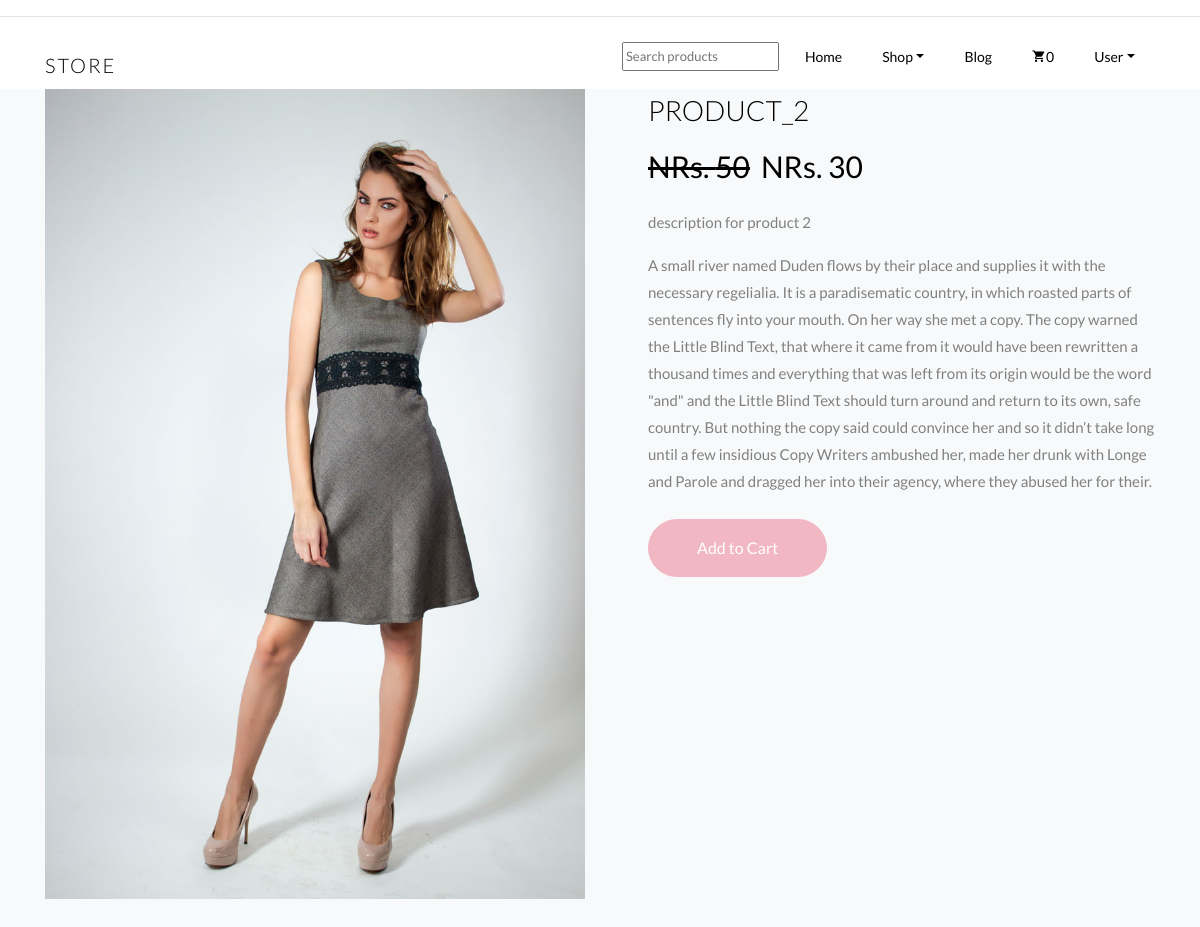
Page /2/ on the committed database.
### products/models.py (models this page shows, shortened)
class Product(models.Model):
    name = models.CharField(max_length=50)
    picture = models.ImageField(upload_to= 'items/images', blank = True, null = True)
    price = models.IntegerField()
    discounted_price = models.IntegerField(blank=True, null=True)
    description = models.CharField(max_length=250)
    additional_information = models.TextField(max_length=3000)
    category = models.CharField(choices = CATEGORY_CHOICES, max_length = 5)
    featured = models.CharField(choices = FEATURE_CHOICES, max_length = 10, blank=True, null=True)
    label = models.CharField(choices = LABEL_CHOICES, max_length = 15, blank=True, null=True)
    color_label = models.CharField(choices = COLOR_LABEL, max_length = 9, blank=True, null=True)
    slug = models.SlugField()
    def get_add_cart_url(self, *args, **kwagrs):
        return reverse('add_to_cart', kwargs={'id':self.id})

### products/views.py (the view)
# urls.py: path('<int:id>/', views.ProductDetailView.as_view(), name = 'product_detail'),
class ProductDetailView(View):
    def get(self, request, id=None, *args, **kwargs):
        form = Query()
        if id is not None:
            id_= self.kwargs.get('id')
            object = get_object_or_404(Product, id=id_)
            context={
                'obj':object,
                'query_form':form
            }
        return render(request, 'product-detail.html', context)

### products/forms.py
class Query(forms.Form):
    name = forms.CharField(widget=forms.TextInput(attrs = {'type':"text",
                        "class":"form-group",
                        'placeholder':"Search products",
                        'aria-label':"search"
                        }))

### products/templatetags/cart_template_tags.py (called while the page is built, shortened)
@register.filter
def cart_product_count(user):
    return 0

### templates/product-detail.html (shortened to what this page needs)
<!DOCTYPE html>
{% extends 'index.html' %}
{% block content %}
<html lang="en">
  <body>
		<section class="bg-light">
    	<div class="container">
    		<div class="row">
    			<div class="col-lg-6 mb-5">
    				<a href="{{ obj.picture.url}}" class="image-popup"><img src="{{ obj.picture.url }}" class="img-fluid" alt="Colorlib Template"></a>
    			</div>
    			<div class="col-lg-6 product-details pl-md-5">
    				<h3>{{ obj.name }}</h3>
    				<p class="price">
              {% if not obj.discounted_price %}
                <span class="price-sale">NRs. {{ obj.price }}</span>
              {% else %}
                <span class="mr-2 price-dc"><del>NRs. {{ obj.price }}</del></span>
                <span class="price-sale">NRs. {{ obj.discounted_price }}</span></p>
              {% endif %}
            <p>{{ obj.description }}</p>
            <p>{{ obj.additional_information }}</p>
			  <p><a href="{{ obj.get_add_cart_url }}" class="btn btn-primary py-3 px-5">Add to Cart</a></p>
    			</div>
    		</div>
    	</div>
    </section>
  </body>
  {% endblock %}

### rows in the picture
Product: picture (picture), name "PRODUCT_2", price "50", discounted_price "30", description "description for product 2", additional_information "A small river named Duden flows by their place and supplies it with the necessary regelialia. It is a paradisematic country, in which roasted parts of sentences fly into your mouth. On her way she met a copy. The copy warned the Little Blind Text, that where it came from it would have been rewritten a thousand times and everything that was left from its origin would be the word \"and\" and the Little Blind Text should turn around and return to its own, safe country. But nothing the copy said could convince her and so it didn’t take long until a few insidious Copy Writers ambushed her, made her drunk with Longe and Parole and dragged her into their agency, where they abused her for their."

### other values in the picture
{{ request.user|cart_product_count }} "0"
